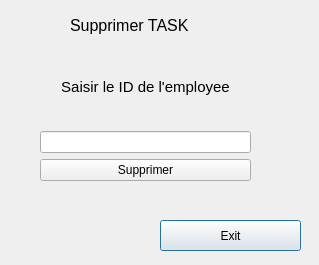
<?xml version="1.0" encoding="UTF-8"?>
<ui version="4.0">
 <class>supprimer_task</class>
 <widget class="QDialog" name="supprimer_task">
  <property name="geometry">
   <rect>
    <x>0</x>
    <y>0</y>
    <width>319</width>
    <height>265</height>
   </rect>
  </property>
  <property name="windowTitle">
   <string>Dialog</string>
  </property>
  <widget class="QLabel" name="label">
   <property name="geometry">
    <rect>
     <x>70</x>
     <y>0</y>
     <width>161</width>
     <height>51</height>
    </rect>
   </property>
   <property name="text">
    <string>&lt;html&gt;&lt;head/&gt;&lt;body&gt;&lt;p&gt;&lt;span style=&quot; font-size:12pt;&quot;&gt;Supprimer TASK&lt;/span&gt;&lt;/p&gt;&lt;/body&gt;&lt;/html&gt;</string>
   </property>
  </widget>
  <widget class="QPushButton" name="pushButton_exittasksupp_e">
   <property name="geometry">
    <rect>
     <x>160</x>
     <y>220</y>
     <width>141</width>
     <height>31</height>
    </rect>
   </property>
   <property name="text">
    <string>Exit</string>
   </property>
  </widget>
  <widget class="QWidget" name="layoutWidget">
   <property name="geometry">
    <rect>
     <x>40</x>
     <y>50</y>
     <width>211</width>
     <height>131</height>
    </rect>
   </property>
   <layout class="QVBoxLayout" name="verticalLayout_5">
    <item>
     <widget class="QLabel" name="label_23">
      <property name="text">
       <string>&lt;html&gt;&lt;head/&gt;&lt;body&gt;&lt;p align=&quot;center&quot;&gt;&lt;span style=&quot; font-size:11pt;&quot;&gt;Saisir le ID de l'employee&lt;/span&gt;&lt;/p&gt;&lt;/body&gt;&lt;/html&gt;</string>
      </property>
     </widget>
    </item>
    <item>
     <widget class="QLineEdit" name="lineEdit_idsupp_task_e">
      <property name="maxLength">
       <number>4</number>
      </property>
     </widget>
    </item>
    <item>
     <widget class="QPushButton" name="pushButton_supprimer_e">
      <property name="text">
       <string>Supprimer</string>
      </property>
     </widget>
    </item>
   </layout>
  </widget>
 </widget>
 <resources/>
 <connections/>
</ui>
